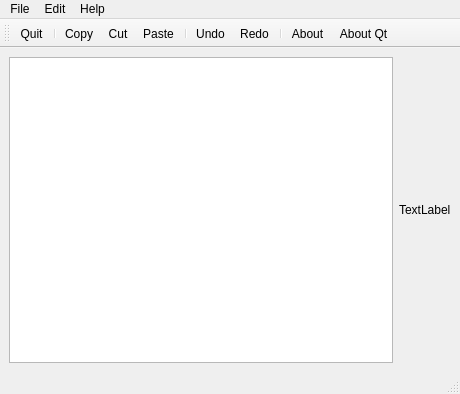
<?xml version="1.0" encoding="UTF-8"?>
<ui version="4.0">
 <class>MainWindow</class>
 <widget class="QMainWindow" name="MainWindow">
  <property name="geometry">
   <rect>
    <x>0</x>
    <y>0</y>
    <width>460</width>
    <height>394</height>
   </rect>
  </property>
  <property name="windowTitle">
   <string>MainWindow</string>
  </property>
  <widget class="QWidget" name="centralwidget">
   <layout class="QHBoxLayout" name="horizontalLayout">
    <item>
     <widget class="QTextEdit" name="textEdit"/>
    </item>
    <item>
     <widget class="QLabel" name="label">
      <property name="text">
       <string>TextLabel</string>
      </property>
     </widget>
    </item>
   </layout>
  </widget>
  <widget class="QMenuBar" name="menubar">
   <property name="geometry">
    <rect>
     <x>0</x>
     <y>0</y>
     <width>460</width>
     <height>21</height>
    </rect>
   </property>
   <widget class="QMenu" name="menuFile">
    <property name="title">
     <string>File</string>
    </property>
    <addaction name="actionQuit"/>
   </widget>
   <widget class="QMenu" name="menuEdit">
    <property name="title">
     <string>Edit</string>
    </property>
    <addaction name="actionCopy"/>
    <addaction name="actionCut"/>
    <addaction name="actionPaste"/>
    <addaction name="separator"/>
    <addaction name="actionUndo"/>
    <addaction name="actionRedo"/>
   </widget>
   <widget class="QMenu" name="menuHelp">
    <property name="title">
     <string>Help</string>
    </property>
    <addaction name="actionAbout"/>
    <addaction name="actionAbout_Qt"/>
   </widget>
   <addaction name="menuFile"/>
   <addaction name="menuEdit"/>
   <addaction name="menuHelp"/>
  </widget>
  <widget class="QStatusBar" name="statusbar"/>
  <widget class="QToolBar" name="toolBar">
   <property name="windowTitle">
    <string>toolBar</string>
   </property>
   <attribute name="toolBarArea">
    <enum>TopToolBarArea</enum>
   </attribute>
   <attribute name="toolBarBreak">
    <bool>false</bool>
   </attribute>
   <addaction name="actionQuit"/>
   <addaction name="separator"/>
   <addaction name="actionCopy"/>
   <addaction name="actionCut"/>
   <addaction name="actionPaste"/>
   <addaction name="separator"/>
   <addaction name="actionUndo"/>
   <addaction name="actionRedo"/>
   <addaction name="separator"/>
   <addaction name="actionAbout"/>
   <addaction name="actionAbout_Qt"/>
  </widget>
  <action name="actionAbout">
   <property name="icon">
    <iconset resource="myResources.qrc">
     <normaloff>:/new/images/images/Actions-help-about-icon.png</normaloff>:/new/images/images/Actions-help-about-icon.png</iconset>
   </property>
   <property name="text">
    <string>About</string>
   </property>
  </action>
  <action name="actionCopy">
   <property name="icon">
    <iconset resource="myResources.qrc">
     <normaloff>:/new/images/images/copy-icon.png</normaloff>:/new/images/images/copy-icon.png</iconset>
   </property>
   <property name="text">
    <string>Copy</string>
   </property>
  </action>
  <action name="actionCut">
   <property name="icon">
    <iconset resource="myResources.qrc">
     <normaloff>:/new/images/images/Apps-Actions-Cut-icon.png</normaloff>:/new/images/images/Apps-Actions-Cut-icon.png</iconset>
   </property>
   <property name="text">
    <string>Cut</string>
   </property>
  </action>
  <action name="actionPaste">
   <property name="icon">
    <iconset resource="myResources.qrc">
     <normaloff>:/new/images/images/Paste-icon.png</normaloff>:/new/images/images/Paste-icon.png</iconset>
   </property>
   <property name="text">
    <string>Paste</string>
   </property>
  </action>
  <action name="actionUndo">
   <property name="icon">
    <iconset resource="myResources.qrc">
     <normaloff>:/new/images/images/Actions-undo-icon.png</normaloff>:/new/images/images/Actions-undo-icon.png</iconset>
   </property>
   <property name="text">
    <string>Undo</string>
   </property>
  </action>
  <action name="actionRedo">
   <property name="icon">
    <iconset resource="myResources.qrc">
     <normaloff>:/new/images/images/Actions-redo-icon.png</normaloff>:/new/images/images/Actions-redo-icon.png</iconset>
   </property>
   <property name="text">
    <string>Redo</string>
   </property>
  </action>
  <action name="actionQuit">
   <property name="icon">
    <iconset resource="myResources.qrc">
     <normaloff>:/new/images/images/Button-Close-icon.png</normaloff>:/new/images/images/Button-Close-icon.png</iconset>
   </property>
   <property name="text">
    <string>Quit</string>
   </property>
  </action>
  <action name="actionAbout_Qt">
   <property name="icon">
    <iconset resource="myResources.qrc">
     <normaloff>:/new/images/images/Qt.png</normaloff>:/new/images/images/Qt.png</iconset>
   </property>
   <property name="text">
    <string>About Qt</string>
   </property>
  </action>
 </widget>
 <resources>
  <include location="myResources.qrc"/>
 </resources>
 <connections/>
</ui>
